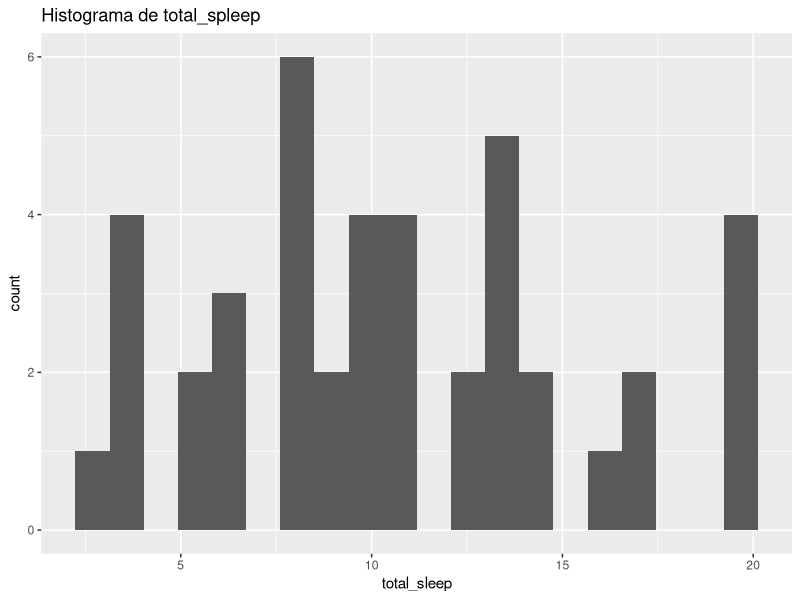
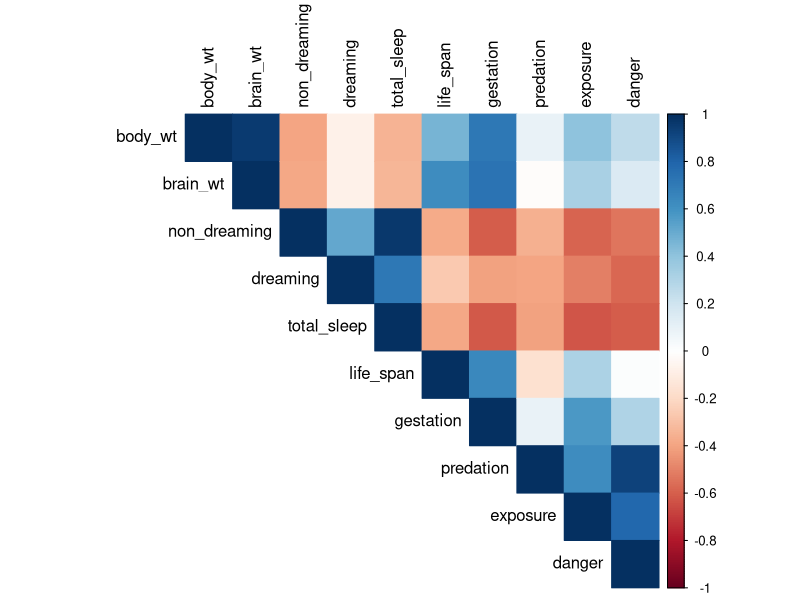
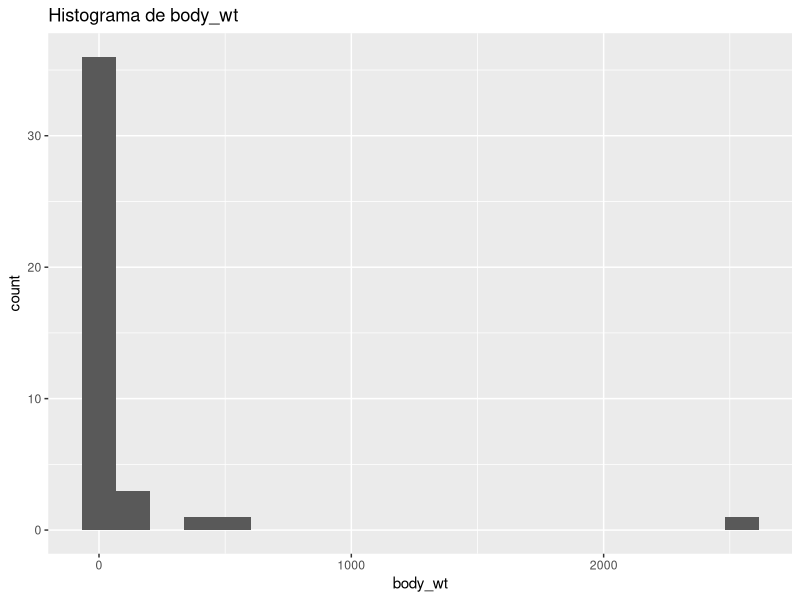
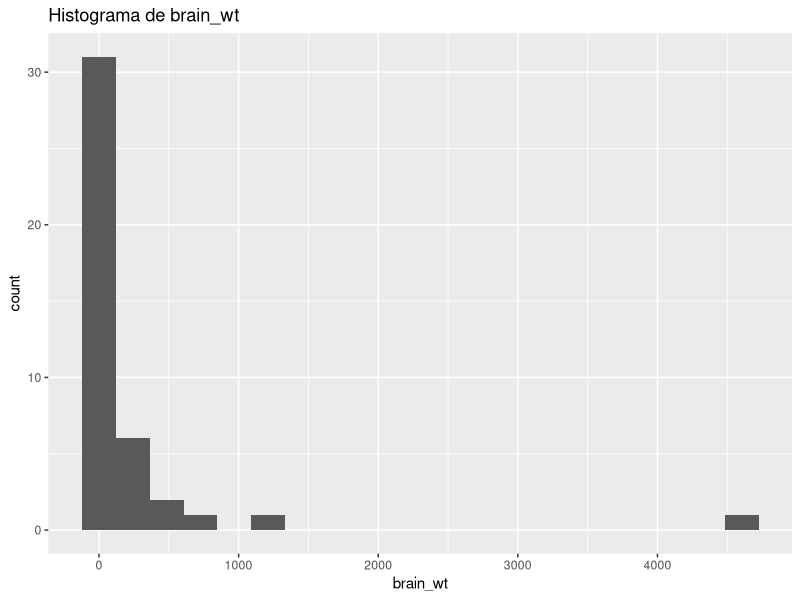
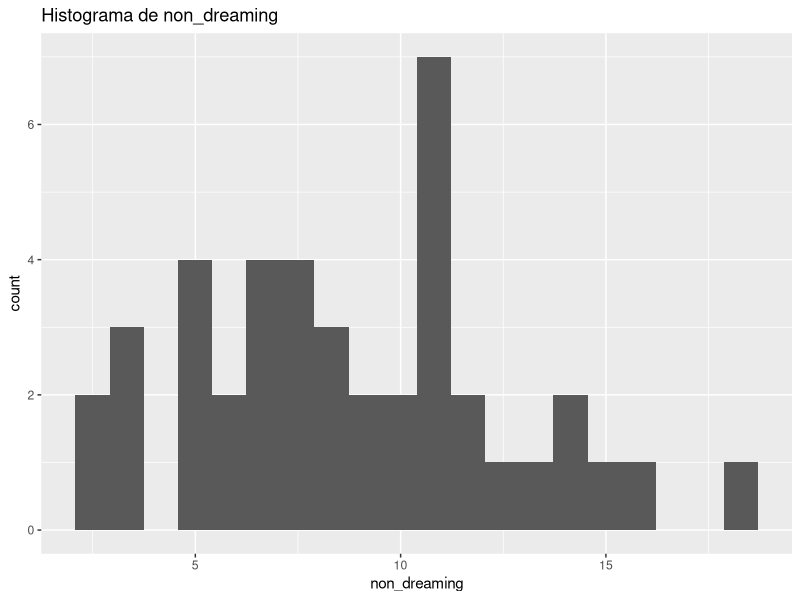
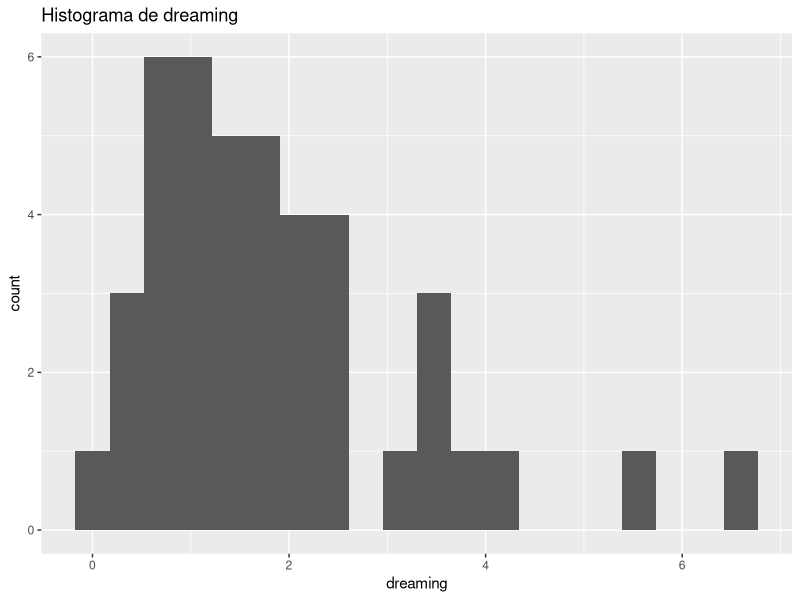
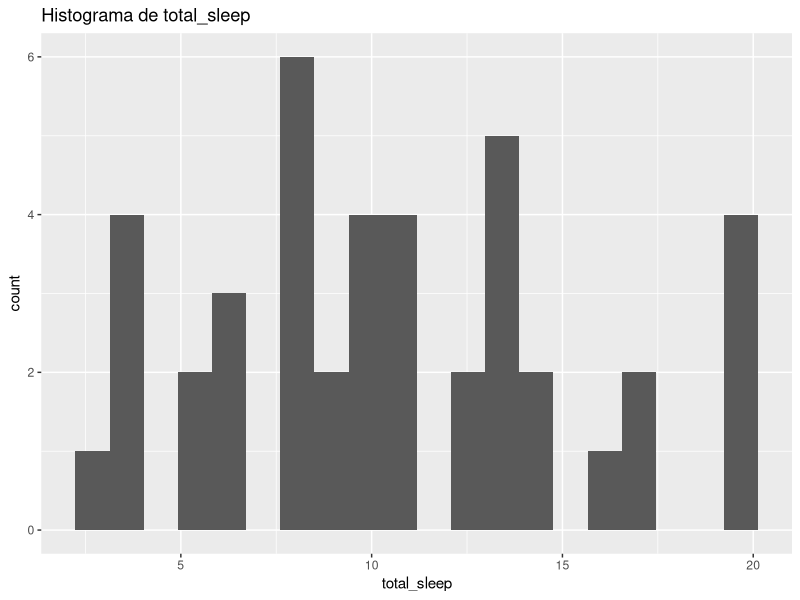
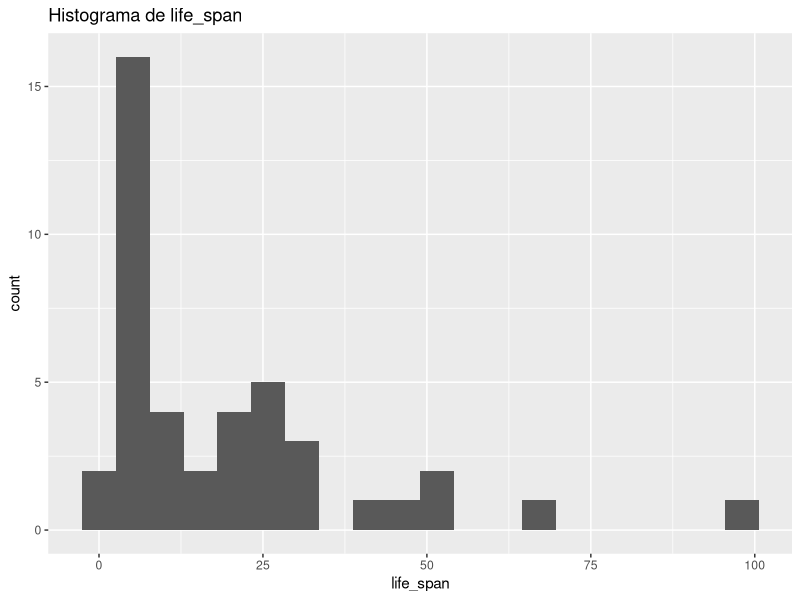

The R source for these figures, in order:
## ---- chunk 1
install.packages("readr")
install.packages("car")
install.packages("dplyr")
install.packages("ggplot2")
install.packages("tidyr")
library(car)
library(readr)
library(dplyr)
library(ggplot2)
library(tidyr)

mammals <- read_csv("dataset/mammals.csv")
## ---- chunk 2
mammals_clean <- mammals %>%
  drop_na(species, body_wt, brain_wt, non_dreaming, dreaming, 
          total_sleep, life_span, gestation, predation, exposure, danger)
## ---- chunk 3
summary(mammals)
## ---- chunk 4
print(
    ggplot(mammals_clean, aes_string('total_sleep')) +
      geom_histogram(bins = 20) +
      ggtitle(paste("Histograma de total_spleep"))
  )
## ---- chunk 5
#Testando se há correlação linear entre as variáveis body_wt e brain_wt
cor.test(mammals_clean$body_wt, mammals_clean$brain_wt, method = "pearson")

## ---- chunk 6
#Testando se há correlação linear entre as variáveis exposure e danger
cor.test(mammals_clean$exposure, mammals_clean$danger, method = "pearson")
## ---- chunk 7
#Testando se há correlação linear entre as variáveis dreaming e non_dreaming
cor.test(mammals_clean$dreaming, mammals_clean$non_dreaming, method = "pearson")
## ---- chunk 8
#Testando se há correlação linear entre as variáveis predation e exposure
cor.test(mammals_clean$predation, mammals_clean$exposure, method = "pearson")
## ---- chunk 9
#Testando se há correlação linear entre as variáveis predation e danger
cor.test(mammals_clean$predation, mammals_clean$danger, method = "pearson")
## ---- chunk 10
#Testando se há correlação linear entre as variáveis total_sleep e danger
cor.test(mammals_clean$total_sleep, mammals_clean$danger, method = "pearson")
## ---- chunk 11
#Testando se há correlação linear entre as variáveis total_sleep e exposure
cor.test(mammals_clean$total_sleep, mammals_clean$exposure, method = "pearson")
## ---- chunk 12
#Testando se há correlação linear entre as variáveis total_sleep e dreaming
cor.test(mammals_clean$total_sleep, mammals_clean$dreaming, method = "pearson")
## ---- chunk 13
#Testando se há correlação linear entre as variáveis total_sleep e non_dreaming
cor.test(mammals_clean$total_sleep, mammals_clean$non_dreaming, method = "pearson")
## ---- chunk 14
#Testando se há correlação linear entre as variáveis total_sleep e body_wt
cor.test(mammals_clean$total_sleep, mammals_clean$body_wt, method = "pearson")
## ---- chunk 15
#Testando se há correlação linear entre as variáveis total_sleep e brain_wt
cor.test(mammals_clean$total_sleep, mammals_clean$brain_wt, method = "pearson")
## ---- chunk 16
#Testando se há correlação linear entre as variáveis total_sleep e predation
cor.test(mammals_clean$total_sleep, mammals_clean$predation, method = "pearson")
## ---- chunk 17
#Testando se há correlação linear entre as variáveis total_sleep e life_span
cor.test(mammals_clean$total_sleep, mammals_clean$life_span, method = "pearson")
## ---- chunk 18
#Testando se há correlação linear entre as variáveis total_sleep e gestation
cor.test(mammals_clean$total_sleep, mammals_clean$gestation, method = "pearson")
## ---- chunk 19
library(corrplot)

cor_matrix <- cor(mammals_clean |> select(-species), use = "complete.obs")

corrplot(
  cor_matrix,
  method = "color",
  type = "upper",
  tl.col = "black",
  addCoef.col = NULL,  
  number.cex = 0,    
  cl.pos = "r"          
)
## ---- chunk 20
numeric_vars <- mammals_clean |> dplyr::select(-species)

for(col in names(numeric_vars)){
  print(
    ggplot(mammals_clean, aes_string(col)) +
      geom_histogram(bins = 20) +
      ggtitle(paste("Histograma de", col))
  )
}
## ---- chunk 21
for(col in names(numeric_vars)){
  print(
    ggplot(mammals_clean, aes(y = .data[[col]])) +
      geom_boxplot() +
      ggtitle(paste("Boxplot de", col))
  )
}
## ---- chunk 22
model_full <- lm(total_sleep ~ body_wt + brain_wt + life_span +
                   gestation + predation + exposure + danger, 
                 data = mammals_clean)
summary(model_full)
## ---- chunk 23
library(car)
vif(model_full)
## ---- chunk 24
model2 <- lm(total_sleep ~ body_wt + life_span +
                   gestation + predation + exposure + danger, 
                 data = mammals_clean)
summary(model2)
## ---- chunk 25
vif(model2)
## ---- chunk 26
model3 <- lm(total_sleep ~ body_wt + life_span +
                   gestation + predation + exposure, 
                 data = mammals_clean)
summary(model3)
## ---- chunk 27
vif(model3)
## ---- chunk 28
# Começamos com o modelo completo que você já criou
model_full <- lm(total_sleep ~ body_wt + brain_wt + life_span +
                   gestation + predation + exposure + danger, 
                 data = mammals_clean)

# Agora, pedimos ao R para "otimizar" esse modelo
# ele vai tentar ADICIONAR e REMOVER variáveis
model_stepwise <- step(model_full, direction = "both")

print("--- Resultado do Modelo Otimizado (Stepwise) ---")
summary(model_stepwise)

## ---- chunk 29
vif_stepwise <- vif(model_stepwise)
print(vif_stepwise)
## ---- chunk 30
library(glmnet)

# 2. Preparar os dados para o glmnet
# Ele não aceita a fórmula "Y ~ X", ele quer Matrizes
# Criamos a matriz de preditores (X)
x <- model.matrix(total_sleep ~ body_wt + brain_wt + life_span +
                     gestation + predation + exposure + danger, 
                   data = mammals_clean)[, -1] # [, -1] remove o "intercept"

y <- mammals_clean$total_sleep

# 3. Rodar o LASSO (usando Cross-Validation para achar o 'lambda' ideal)
# alpha = 1 significa LASSO (alpha = 0 seria Ridge)
cv_lasso <- cv.glmnet(x, y, alpha = 1)
plot(cv_lasso)
# 4. Ver os resultados
print("--- Coeficientes do Modelo LASSO ---")
# Ver os coeficientes no "lambda" (penalidade) ideal
coef(cv_lasso, s = "lambda.min")

## ---- chunk 31
model_final_lasso <- lm(total_sleep ~ gestation + danger, 
                        data = mammals_clean)
vif(model_final_lasso)
summary(model_final_lasso)
## ---- chunk 32
model_final <- model_final_lasso

